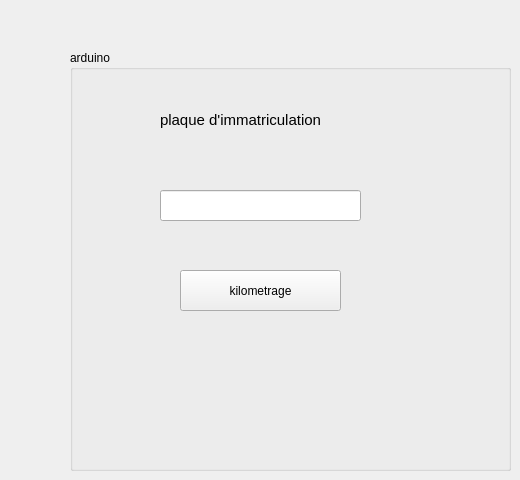
      <widget class="QWidget" name="tab_18">
       <attribute name="title">
        <string>arduino</string>
       </attribute>
       <widget class="QGroupBox" name="groupBox_8">
        <property name="geometry">
         <rect>
          <x>70</x>
          <y>50</y>
          <width>441</width>
          <height>421</height>
         </rect>
        </property>
        <property name="title">
         <string>arduino</string>
        </property>
        <widget class="QLabel" name="label_72">
         <property name="geometry">
          <rect>
           <x>90</x>
           <y>60</y>
           <width>261</width>
           <height>21</height>
          </rect>
         </property>
         <property name="font">
          <font>
           <family>Yu Gothic UI</family>
           <pointsize>11</pointsize>
           <italic>false</italic>
          </font>
         </property>
         <property name="focusPolicy">
          <enum>Qt::StrongFocus</enum>
         </property>
         <property name="lineWidth">
          <number>2</number>
         </property>
         <property name="text">
          <string>plaque d'immatriculation</string>
         </property>
         <property name="scaledContents">
          <bool>true</bool>
         </property>
         <property name="wordWrap">
          <bool>true</bool>
         </property>
        </widget>
        <widget class="QLineEdit" name="lineEditPlaqueImmatriculation">
         <property name="geometry">
          <rect>
           <x>90</x>
           <y>140</y>
           <width>201</width>
           <height>31</height>
          </rect>
         </property>
        </widget>
        <widget class="QLabel" name="aff">
         <property name="geometry">
          <rect>
           <x>40</x>
           <y>250</y>
           <width>341</width>
           <height>131</height>
          </rect>
         </property>
         <property name="text">
          <string/>
         </property>
        </widget>
        <widget class="QPushButton" name="kilometrage">
         <property name="geometry">
          <rect>
           <x>110</x>
           <y>220</y>
           <width>161</width>
           <height>41</height>
          </rect>
         </property>
         <property name="text">
          <string>kilometrage</string>
         </property>
        </widget>
       </widget>
      </widget>
